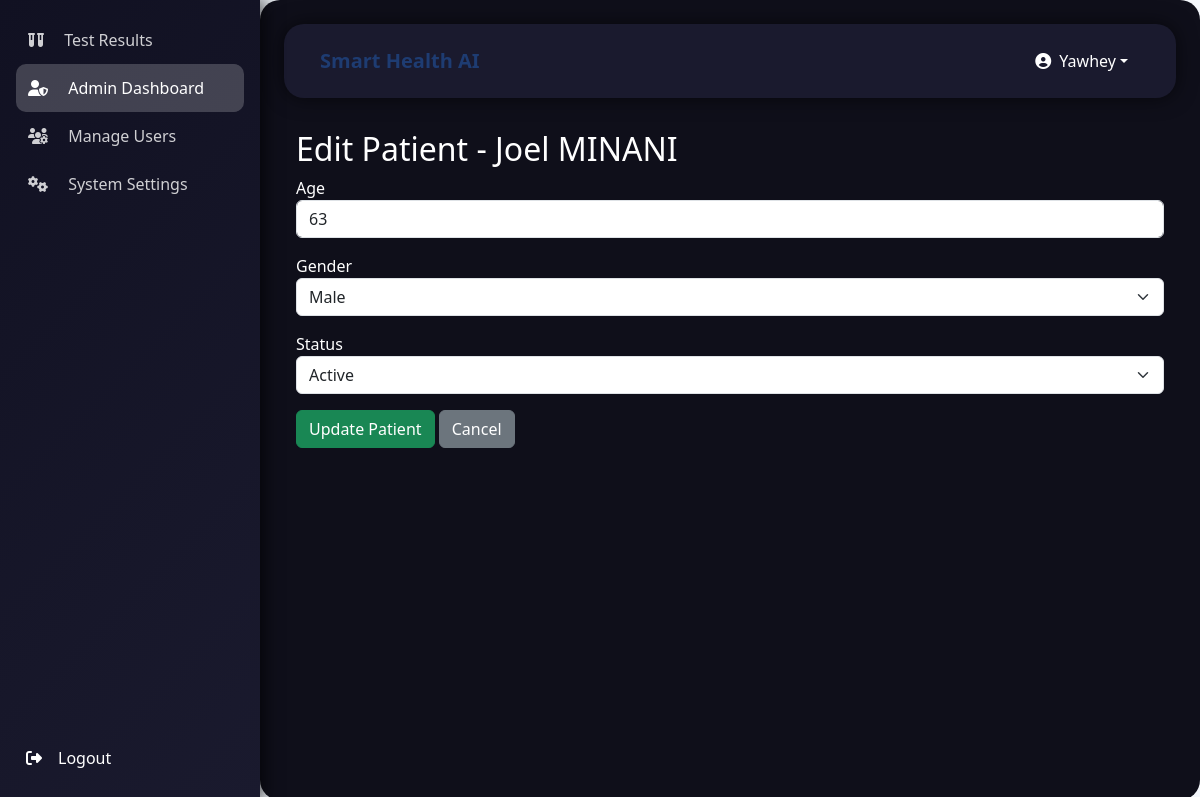
Before: /dashboard/patients/patients/edit/2/ (signed in) with the older database file.
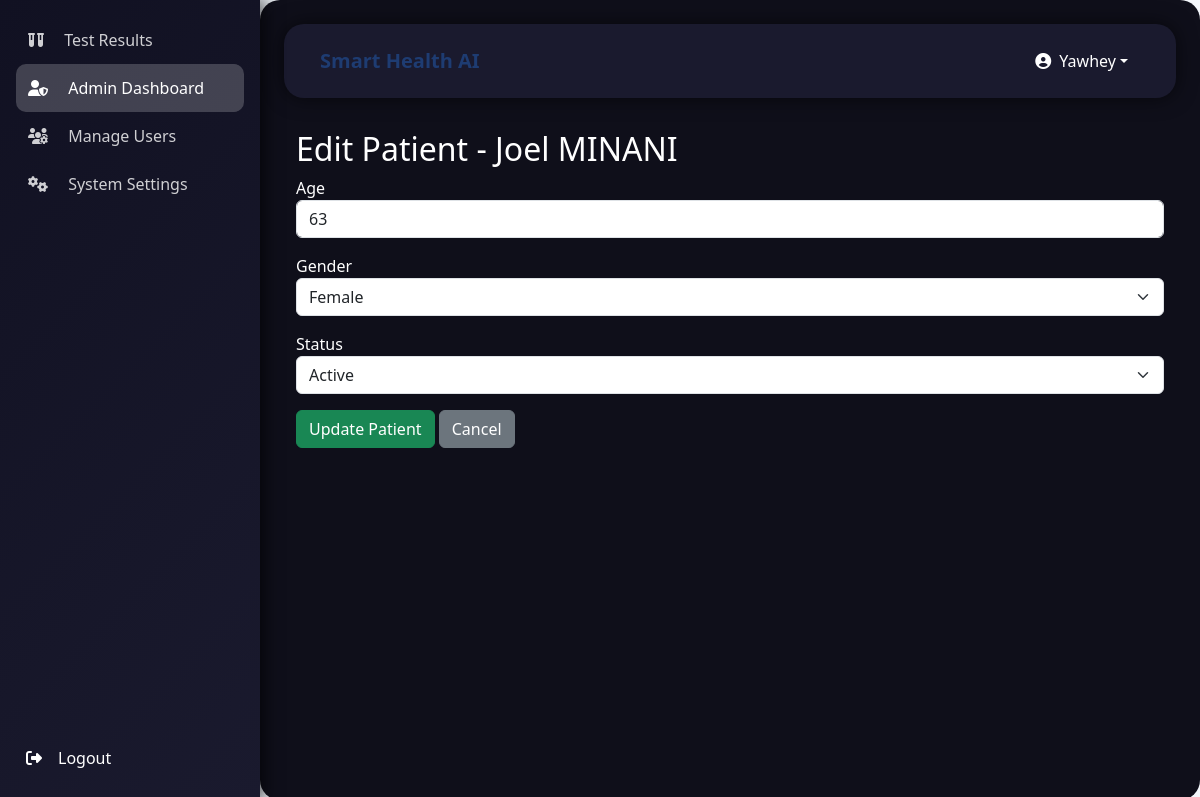
After: the same page with the newer database file.
### patients/models.py (models this page shows, shortened)
class Patient(models.Model):
    patient_id = models.CharField(max_length=50, unique=True)
    first_name = models.CharField(max_length=50)
    last_name = models.CharField(max_length=50)
    email = models.EmailField(unique=True)
    age = models.PositiveIntegerField()
    gender = models.CharField(max_length=1)
    status = models.CharField(max_length=10, default='Active')
    created_at = models.DateTimeField(auto_now_add=True)
    @property
    def name(self):
        return f"{self.first_name} {self.last_name}"

### patients/views.py (the view, shortened to what this page needs)
# urls.py: path('patients/edit/<int:pk>/', views.edit_patient, name='edit_patient'),
@login_required
@user_passes_test(is_doctor_or_admin)
def edit_patient(request, pk):
    patient = get_object_or_404(Patient, pk=pk)
    return render(request, 'pages/edit.html', {'patient': patient})

### patients/views.py (called while the page is built)
def is_doctor_or_admin(user):
    return user.is_authenticated and user.role in ['doctor', 'admin']

### templates/pages/edit.html (shortened to what this page needs)
{% extends 'base.html' %}
{% block content %}
<div class="container">
  <h2>Edit Patient - {{ patient.name }}</h2>
  <form method="POST">
    <div class="mb-3">
      <label for="age">Age</label>
      <input type="number" name="age" value="{{ patient.age }}" class="form-control" required>
    </div>
    <div class="mb-3">
      <label for="gender">Gender</label>
      <select name="gender" class="form-select">
        <option value="M" {% if patient.gender == 'M' %}selected{% endif %}>Male</option>
        <option value="F" {% if patient.gender == 'F' %}selected{% endif %}>Female</option>
      </select>
    </div>
    <div class="mb-3">
      <label for="status">Status</label>
      <select name="status" class="form-select">
        <option value="Active" {% if patient.status == 'Active' %}selected{% endif %}>Active</option>
      </select>
    </div>
    <button type="submit" class="btn btn-success">Update Patient</button>
    <a href="{% url 'patients' %}" class="btn btn-secondary">Cancel</a>
  </form>
</div>
{% endblock %}

Changed rows visible on the page:
changed Patient "Joel MINANI": gender "Male" → "Female"
